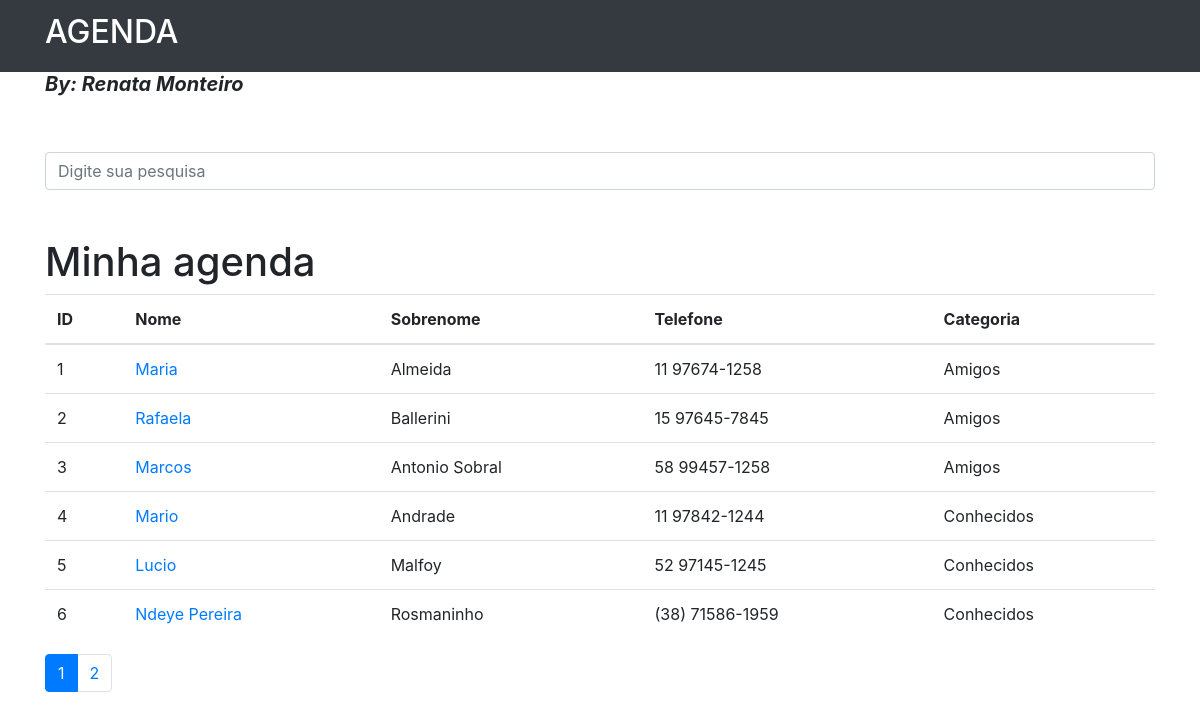
The page / on the database its author committed.
### contatos/models.py (models this page shows, shortened)
class Contato(models.Model):
    nome = models.CharField(max_length=255)
    sobrenome = models.CharField(max_length=255, blank=True)
    telefone = models.CharField(max_length=255)
    email = models.CharField(max_length=255, blank=True)
    data_criacao = models.DateTimeField(default=timezone.now)
    descricao = models.TextField(blank=True)
    categoria = models.ForeignKey(Categoria, on_delete=models.DO_NOTHING)
    mostrar = models.BooleanField(default=True)
    foto = models.ImageField(blank=True, upload_to='fotos/%Y/%m')

class Categoria(models.Model):
    nome = models.CharField(max_length=255)
    def __str__(self):
        return self.nome

### contatos/views.py (the view)
# urls.py: path('', views.index, name='index'),
def index(request):
    contatos = Contato.objects.all()
    paginator = Paginator(contatos, 6)
    page = request.GET.get('p')
    contatos = paginator.get_page(page)
    return render(request, 'contatos/index.html',{
        'contatos': contatos
    })

### contatos/templates/contatos/index.html
{% extends 'base.html' %}
{%block conteudo%}
<h1 class="mt-5">Minha agenda</h1>
        <table class="table">
          <thead>
            <tr>
              <th>ID</th>
              <th>Nome</th>
              <th>Sobrenome</th>
              <th>Telefone</th>
              <th>Categoria</th>
            </tr>
          </thead>
          <tbody>
            {% for contato in contatos %}
            {% if contato.mostrar %}
            <tr>
              <td>{{ contato.id }}</td>
              <td>
                <a href="{% url 'ver_contato' contato.id %}"> {{ contato.nome }}</a>
              </td>
              <td>{{ contato.sobrenome }}</td>
              <td>{{ contato.telefone }}</td>
              <td>{{ contato.categoria }}</td>
            </tr>
            {% endif %}
          {% endfor %}
          </tbody>
        </table>
<nav aria-label="Page navigation example">
  <ul class="pagination">
    {% for pagina in contatos.paginator.page_range %}
      {% if contatos.number == pagina %}
        <li class="page-item active">
          <a class="page-link" href="?p={{ pagina }} &termo={{ request.GET.termo }}">{{ pagina }}</a>
        </li>
        {% else %}
        <li class="page-item">
          <a class="page-link" href="?p={{ pagina }} &termo={{ request.GET.termo }}">{{ pagina }}</a>
          </li>
      {% endif %}
    {% endfor %}
    </ul>
</nav>
{%endblock%}

### templates/base.html (shortened to what this page needs)
{% load static %}
<!DOCTYPE html>
<html lang="pt">
<head>
  {% include 'parciais/_head.html' %}
</head>
<body>
  {% include 'parciais/_nav.html' %}
  <div class="container">
    <div class="row">
      <div class="col-lg-12">
        <h5><b><i>By: Renata Monteiro</i></b></h5>
        <br><br>
            <form method="get" action="{% url 'busca' %}">
              <div class="form-group row">
                <div class="col-12">
                  <input class="form-control"
                         type="search" value="{{ request.GET.termo }}"
                         id="search-input"
                         placeholder="Digite sua pesquisa"
                         name="termo">
                </div>
              </div>
            </form>
        {%block conteudo%} {%endblock%}
      </div>
    </div>
  </div>
</body>
</html>

### templates/parciais/_head.html (shortened to what this page needs)
{% load static %}
<link href="{% static 'vendor/bootstrap/css/bootstrap.min.css'%}" rel="stylesheet">

### templates/parciais/_nav.html (shortened to what this page needs)
  <nav class="navbar navbar-expand-lg navbar-dark bg-dark static-top">
    <div class="container">
      <a class="navbar-brand" href="{% url 'index' %}"><h2>AGENDA</h2></a>
    </div>
  </nav>

### rows shown on the page
Contato: id "1", nome "Maria", sobrenome "Almeida", telefone "11 97674-1258", categoria "Amigos"
Contato: id "2", nome "Rafaela", sobrenome "Ballerini", telefone "15 97645-7845", categoria "Amigos"
Contato: id "3", nome "Marcos", sobrenome "Antonio Sobral", telefone "58 99457-1258", categoria "Amigos"
Contato: id "4", nome "Mario", sobrenome "Andrade", telefone "11 97842-1244", categoria "Conhecidos"
Contato: id "5", nome "Lucio", sobrenome "Malfoy", telefone "52 97145-1245", categoria "Conhecidos"
Contato: id "6", nome "Ndeye Pereira", sobrenome "Rosmaninho", telefone "(38) 71586-1959", categoria "Conhecidos"

### other values the page prints
{{ pagina }} "1"
{{ pagina }} "2"
